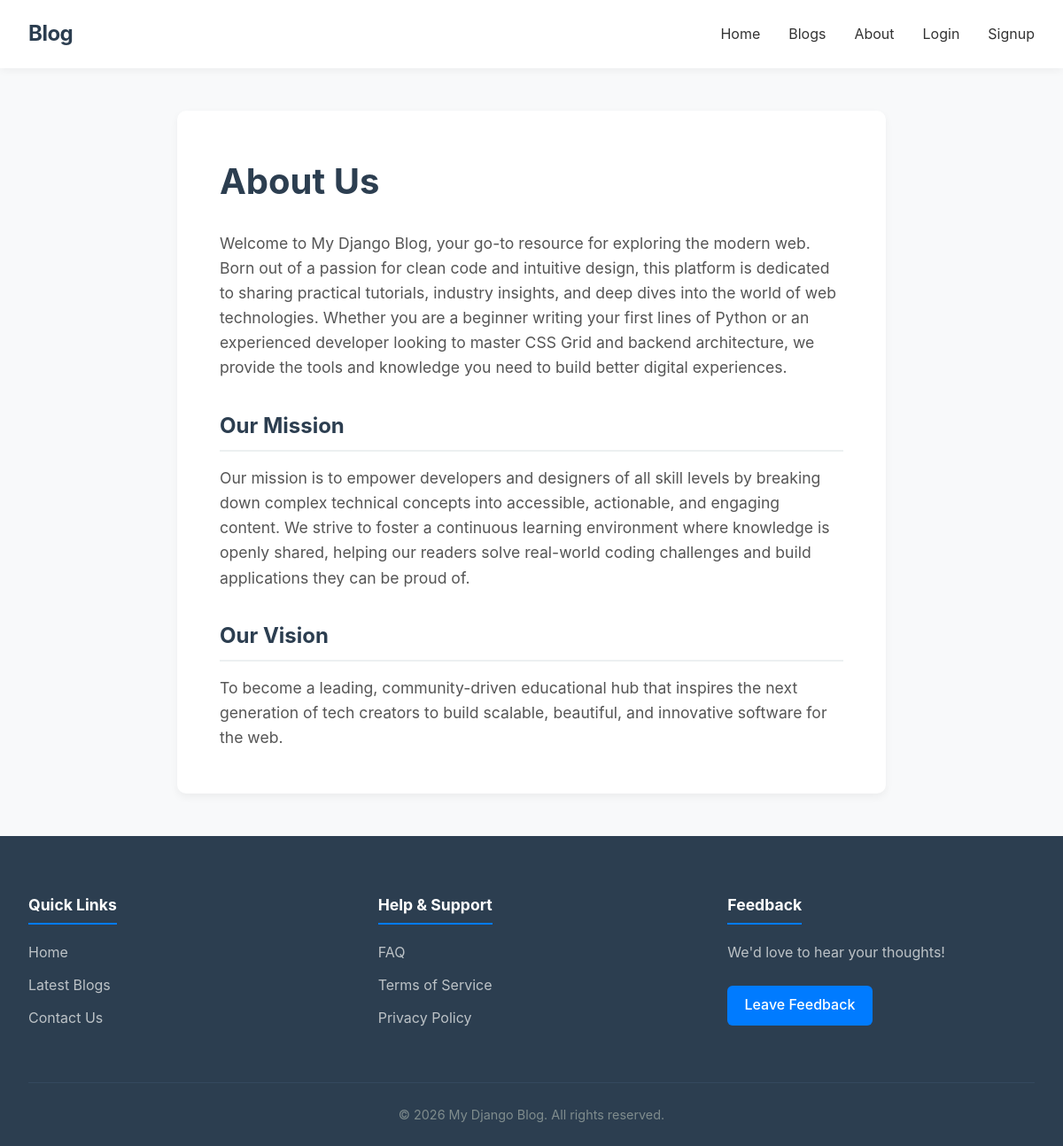
The page /about/ on the database its author committed.
### blog/models.py (models this page shows, shortened)
class About(models.Model):
    about_name = models.CharField( max_length= 255 , default= "about site" )
    about_text = models.TextField( max_length= 10000 )
    about_mission = models.TextField( max_length= 10000 , blank= True )
    about_vision = models.TextField( max_length= 10000 , blank= True )
    date_created = models.DateField( auto_now_add= True )

### blog/views.py (the view)
# urls.py: path("about/", views.about_page, name = "about"),
def about_page(request):
    try:
        about = About.objects.get( about_name = "about site" )
    except Exception as e:
        about = "No About info available"
    return render( request, "blog/about.html",{
        "about": about
    })

### blog/context_processors.py (called while the page is built)
def get_time():
    local_time = time.localtime()
    current_second = local_time.tm_sec
    current_minute = local_time.tm_min
    current_weekday = local_time.tm_wday
    current_month = local_time.tm_mon
    current_monthday = local_time.tm_mday
    current_year = local_time.tm_year
    return f"{current_second}{current_minute}{current_weekday}{current_month}{current_monthday}{current_year}"

def css_js_latest(request):
    latest =  get_time()
    return{
        "css_latest": latest ,
        "js_latest": latest
    }

def get_user_and_settings(request):
    from . views import user_is_authenticated
    user , session_authenticated = user_is_authenticated(request.user)[0] , user_is_authenticated(request.user)[1]
    if session_authenticated:
        try:
            user_settings = {
            "user_language": user.settings.language,
            "user_font_size": user.settings.font_size,
            "user_theme_mode": user.settings.theme_mode,
            }
        except Exception as e:
            user_settings = {
            "user_language": "english" ,
            "user_font_size": "medium" ,
            "user_theme_mode": "light" ,
            }
    else:
        user_settings = {
            "user_laguage":"english" ,
            "user_font_size":"medium" ,
            "user_theme_mode":"light"
        }
    return{ "user_preference": user_settings }

def supported_languages(request):
    languages = {
        "English":"english" ,
        "Swahili":"swahili" ,
        "Francais":"francais",
    }
    return {"supported_languages":languages}

### blog/views.py (called while the page is built)
def user_is_authenticated(user):
    user_is_valid = user.is_authenticated
    return [ user , user_is_valid]

### blog/templates/blog/about.html (shortened to what this page needs)
{% extends 'blog/layout.html' %}
{% block content %}
<div class="about-container" style="max-width: 800px; margin: 0 auto; background: #fff; padding: 3rem; border-radius: 10px; box-shadow: 0 4px 10px rgba(0,0,0,0.05);">
    <h1 style="color: #2c3e50; margin-bottom: 1.5rem; font-size: 2.5rem;">About Us</h1>
    <p style="font-size: 1.1rem; color: #555; margin-bottom: 2rem;">
      {{about.about_text}}
    </p>
    <h2 style="color: #2c3e50; margin-bottom: 1rem; border-bottom: 2px solid #ecf0f1; padding-bottom: 0.5rem;">Our Mission</h2>
    <p style="font-size: 1.1rem; color: #555; margin-bottom: 2rem;">
        {{about.about_mission}}
    </p>
    <h2 style="color: #2c3e50; margin-bottom: 1rem; border-bottom: 2px solid #ecf0f1; padding-bottom: 0.5rem;">Our Vision</h2>
    <p style="font-size: 1.1rem; color: #555;">
        {{about.about_vision}}
    </p>
</div>
{% endblock %}

### blog/static/blog/css/layout.css (style rules this page uses)
* { margin: 0; padding: 0; box-sizing: border-box; }
body { font-family: -apple-system, BlinkMacSystemFont, "Segoe UI", Roboto, Helvetica, Arial, sans-serif; line-height: 1.6; color: #333; background-color: #f8f9fa; display: flex; flex-direction: column; min-height: 100vh; }

### rows shown on the page
About: about_text "Welcome to My Django Blog, your go-to resource for exploring the modern web. Born out of a passion for clean code and intuitive design, this platform is dedicated to sharing practical tutorials, industry insights, and deep dives into the world of web technologies. Whether you are a beginner writing your first lines of Python or an experienced developer looking to master CSS Grid and backend architecture, we provide the tools and knowledge you need to build better digital experiences.", about_mission "Our mission is to empower developers and designers of all skill levels by breaking down complex technical concepts into accessible, actionable, and engaging content. We strive to foster a continuous learning environment where knowledge is openly shared, helping our readers solve real-world coding challenges and build applications they can be proud of.", about_vision "To become a leading, community-driven educational hub that inspires the next generation of tech creators to build scalable, beautiful, and innovative software for the web."
